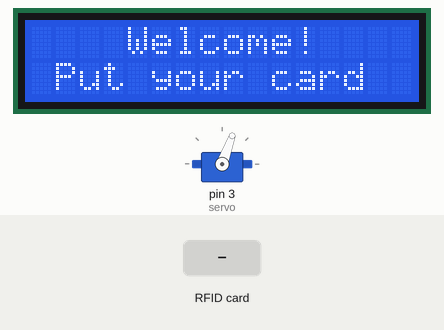
Recording of a sketch running on a simulated Arduino Uno, built with avr-gcc and run on an emulated ATmega328P. Parts: 16×2 character LCD, servo. The test bench sets the inputs (shaded band). What the sketch prints to the serial monitor is not drawn.

Above: at 1.3 s.
1.4 s: RFID card F1 A8 B7 89 held to the reader
At 3.3 s:
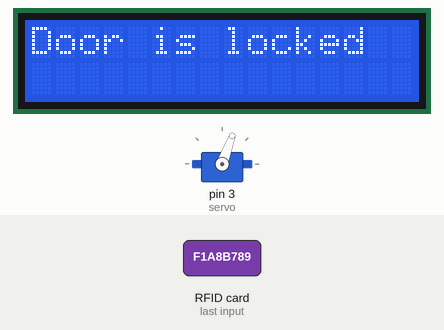
4.1 s: RFID card 5E 7A 19 C4 held to the reader
At 6.3 s:
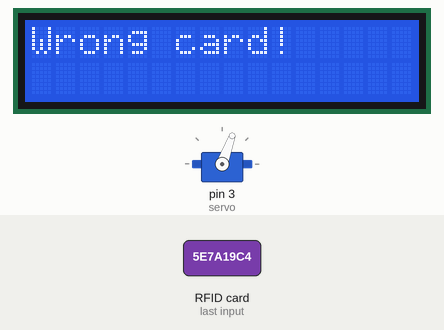
7.1 s: RFID card F1 A8 B7 89 held to the reader
At 8.8 s:
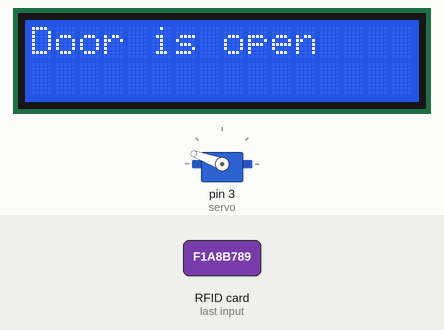
Timing chart, 0 to 13.9 s (numbered marks = the images above; inputs shaded):
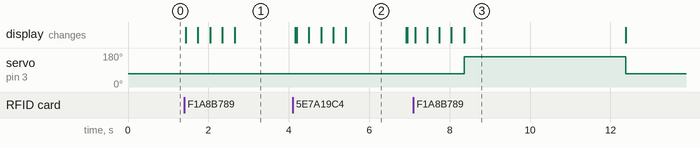

The sketch:

Door_Lock.ino
```cpp
/*Door lock system code
 * https://srituhobby.com
 */

#include <Servo.h>
#include <LiquidCrystal_I2C.h>
#include <SPI.h>
#include <MFRC522.h>

#define SS_PIN 10
#define RST_PIN 9
String UID = "F1 A8 B7 89";
byte lock = 0;

Servo servo;
LiquidCrystal_I2C lcd(0x27, 16, 2);
MFRC522 rfid(SS_PIN, RST_PIN);


void setup() {
  Serial.begin(9600);
  servo.write(70);
  lcd.init();
  lcd.backlight();
  servo.attach(3);
  SPI.begin();
  rfid.PCD_Init();
}

void loop() {
  lcd.setCursor(4, 0);
  lcd.print("Welcome!");
  lcd.setCursor(1, 1);
  lcd.print("Put your card");

  if ( ! rfid.PICC_IsNewCardPresent())
    return;
  if ( ! rfid.PICC_ReadCardSerial())
    return;

  lcd.clear();
  lcd.setCursor(0, 0);
  lcd.print("Scanning");
  Serial.print("NUID tag is :");
  String ID = "";
  for (byte i = 0; i < rfid.uid.size; i++) {
    lcd.print(".");
    ID.concat(String(rfid.uid.uidByte[i] < 0x10 ? " 0" : " "));
    ID.concat(String(rfid.uid.uidByte[i], HEX));
    delay(300);
  }
  ID.toUpperCase();

  if (ID.substring(1) == UID && lock == 0 ) {
    servo.write(70);
    lcd.clear();
    lcd.setCursor(0, 0);
    lcd.print("Door is locked");
    delay(1500);
    lcd.clear();
    lock = 1;
  } else if (ID.substring(1) == UID && lock == 1 ) {
    servo.write(160);
    lcd.clear();
    lcd.setCursor(0, 0);
    lcd.print("Door is open");
    delay(4000);
    lcd.clear();
    lock = 0;
    servo.write(70);
    lcd.clear();
    lcd.setCursor(0, 0);
    lcd.print("Door is locked");
    delay(4000);
    lcd.clear();
    lock = 1;
  } else {
    lcd.clear();
    lcd.setCursor(0, 0);
    lcd.print("Wrong card!");
    delay(1500);
    lcd.clear();
  }
}
```

Measured:
- after the input at 1.4 s, the display: first changes at once (image 1 shows a later state)
- after the input at 4.1 s, the display: first differs from a run without the input after 0.10 s (image 2 shows a later state)
- after the input at 7.1 s, servo on pin 3 (servo): 70° → 160° after 1.3 s, → 70° 4.0 s later; the display: first changes at once (image 3 shows a later state)
- what the display in image 2 shows lasts 1.5 s, from 5.4 s to 6.9 s
